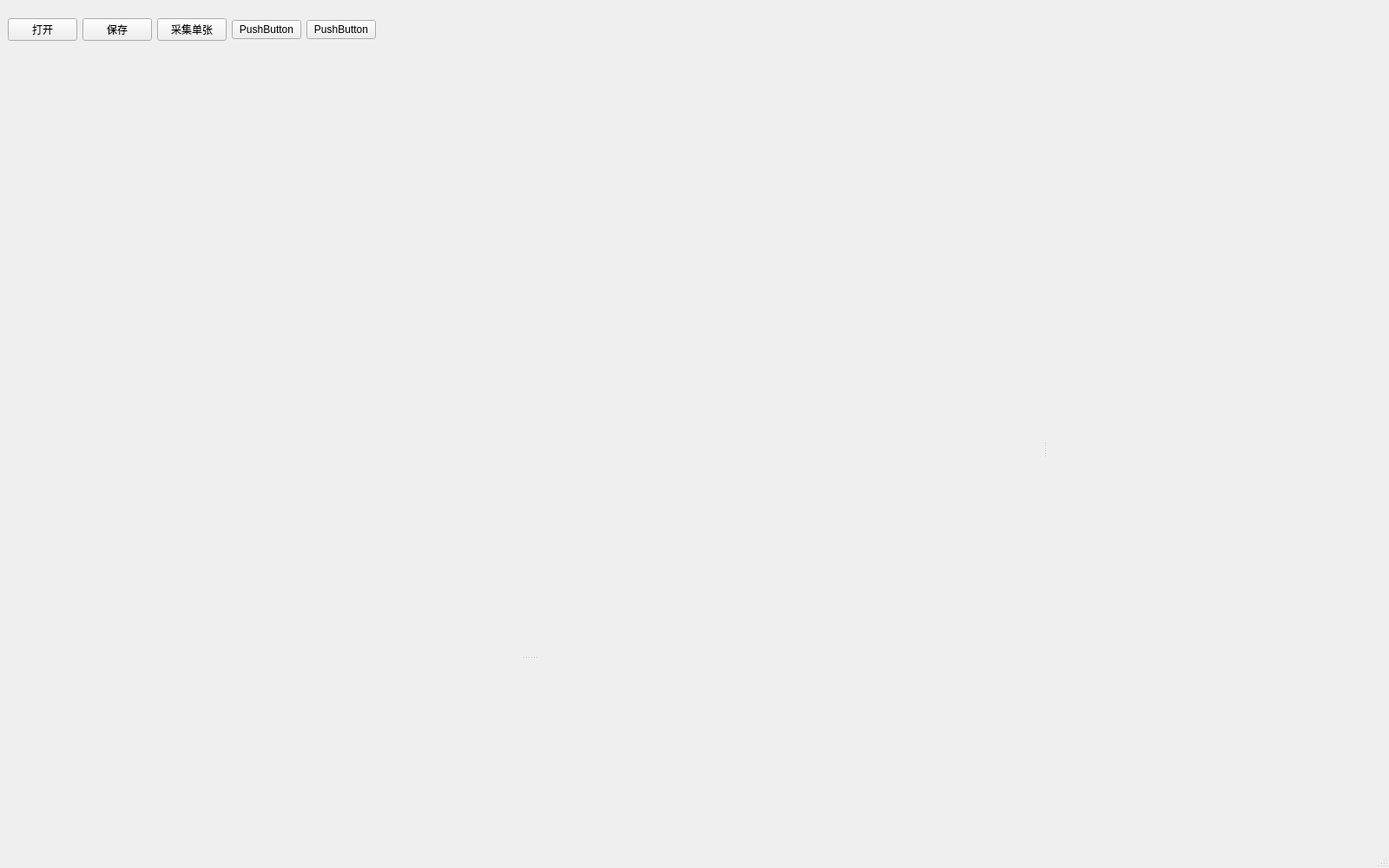
<?xml version="1.0" encoding="UTF-8"?>
<ui version="4.0">
 <class>MainWindow</class>
 <widget class="QMainWindow" name="MainWindow">
  <property name="geometry">
   <rect>
    <x>0</x>
    <y>0</y>
    <width>1600</width>
    <height>1000</height>
   </rect>
  </property>
  <property name="minimumSize">
   <size>
    <width>1600</width>
    <height>1000</height>
   </size>
  </property>
  <property name="windowTitle">
   <string>MainWindow</string>
  </property>
  <widget class="QWidget" name="centralwidget">
   <layout class="QVBoxLayout" name="verticalLayout">
    <item>
     <widget class="QWidget" name="headerContainer" native="true">
      <property name="sizePolicy">
       <sizepolicy hsizetype="Expanding" vsizetype="Preferred">
        <horstretch>0</horstretch>
        <verstretch>0</verstretch>
       </sizepolicy>
      </property>
      <property name="minimumSize">
       <size>
        <width>0</width>
        <height>50</height>
       </size>
      </property>
      <property name="maximumSize">
       <size>
        <width>16777215</width>
        <height>50</height>
       </size>
      </property>
      <layout class="QHBoxLayout" name="horizontalLayout">
       <property name="leftMargin">
        <number>0</number>
       </property>
       <property name="topMargin">
        <number>0</number>
       </property>
       <property name="rightMargin">
        <number>0</number>
       </property>
       <property name="bottomMargin">
        <number>0</number>
       </property>
       <item>
        <widget class="QPushButton" name="pushButton">
         <property name="text">
          <string>打开</string>
         </property>
        </widget>
       </item>
       <item>
        <widget class="QPushButton" name="pushButton_2">
         <property name="text">
          <string>保存</string>
         </property>
        </widget>
       </item>
       <item>
        <widget class="QPushButton" name="pushButton_5">
         <property name="text">
          <string>采集单张</string>
         </property>
        </widget>
       </item>
       <item>
        <widget class="QPushButton" name="pushButton_3">
         <property name="text">
          <string>PushButton</string>
         </property>
        </widget>
       </item>
       <item>
        <widget class="QPushButton" name="pushButton_4">
         <property name="text">
          <string>PushButton</string>
         </property>
        </widget>
       </item>
       <item>
        <spacer name="horizontalSpacer">
         <property name="orientation">
          <enum>Qt::Orientation::Horizontal</enum>
         </property>
         <property name="sizeHint" stdset="0">
          <size>
           <width>40</width>
           <height>20</height>
          </size>
         </property>
        </spacer>
       </item>
      </layout>
     </widget>
    </item>
    <item>
     <widget class="QWidget" name="widgetMain" native="true">
      <property name="sizePolicy">
       <sizepolicy hsizetype="Expanding" vsizetype="Expanding">
        <horstretch>0</horstretch>
        <verstretch>0</verstretch>
       </sizepolicy>
      </property>
      <layout class="QHBoxLayout" name="horizontalLayout_2">
       <item>
        <widget class="QSplitter" name="splitter_2">
         <property name="orientation">
          <enum>Qt::Orientation::Horizontal</enum>
         </property>
         <widget class="QSplitter" name="splitter">
          <property name="orientation">
           <enum>Qt::Orientation::Vertical</enum>
          </property>
          <widget class="WidgetImage" name="widgetImage" native="true">
           <property name="sizePolicy">
            <sizepolicy hsizetype="Expanding" vsizetype="Expanding">
             <horstretch>0</horstretch>
             <verstretch>0</verstretch>
            </sizepolicy>
           </property>
           <property name="minimumSize">
            <size>
             <width>150</width>
             <height>150</height>
            </size>
           </property>
           <property name="maximumSize">
            <size>
             <width>16777215</width>
             <height>16777215</height>
            </size>
           </property>
          </widget>
          <widget class="WidgetLogger" name="widgetLog" native="true">
           <property name="sizePolicy">
            <sizepolicy hsizetype="Expanding" vsizetype="Expanding">
             <horstretch>0</horstretch>
             <verstretch>0</verstretch>
            </sizepolicy>
           </property>
           <property name="minimumSize">
            <size>
             <width>150</width>
             <height>150</height>
            </size>
           </property>
           <property name="maximumSize">
            <size>
             <width>16777215</width>
             <height>200</height>
            </size>
           </property>
          </widget>
         </widget>
         <widget class="WidgetControl" name="widgetControl" native="true">
          <property name="sizePolicy">
           <sizepolicy hsizetype="Preferred" vsizetype="Preferred">
            <horstretch>0</horstretch>
            <verstretch>0</verstretch>
           </sizepolicy>
          </property>
          <property name="minimumSize">
           <size>
            <width>376</width>
            <height>150</height>
           </size>
          </property>
          <property name="maximumSize">
           <size>
            <width>376</width>
            <height>16777215</height>
           </size>
          </property>
         </widget>
        </widget>
       </item>
      </layout>
     </widget>
    </item>
   </layout>
  </widget>
  <widget class="QStatusBar" name="statusbar"/>
 </widget>
 <customwidgets>
  <customwidget>
   <class>WidgetImage</class>
   <extends>QWidget</extends>
   <header>widgetimage.h</header>
   <container>1</container>
  </customwidget>
  <customwidget>
   <class>WidgetLogger</class>
   <extends>QWidget</extends>
   <header>widgetlogger.h</header>
   <container>1</container>
  </customwidget>
  <customwidget>
   <class>WidgetControl</class>
   <extends>QWidget</extends>
   <header>widgetcontrol.h</header>
   <container>1</container>
  </customwidget>
 </customwidgets>
 <resources/>
 <connections/>
</ui>
